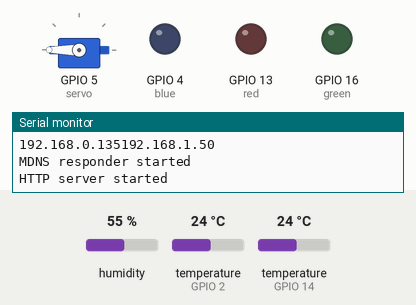
A sketch run on a simulated ESP8266 (NodeMCU). Shown: servo, output pins drawn as LEDs (lit = HIGH), the last lines printed to the serial monitor. The inputs (shaded band) are chosen by the test bench; at power-on: temperature (sensors on GPIO 2, GPIO 14) 24 °C, humidity 55 %. WiFi joins after 1.5 s; servers stay silent unless stated.

Above: at 2.9 s.
3.0 s: temperature (sensor on GPIO 2) set to 21 °C
11.4 s: temperature (sensor on GPIO 2) set to 18 °C
At 16.0 s:
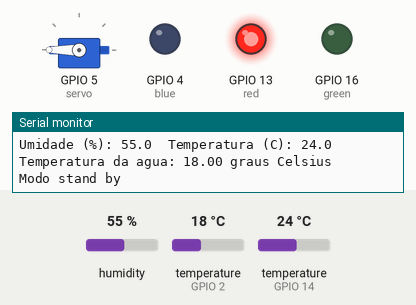
19.8 s: temperature (sensor on GPIO 2) set to 28 °C
At 27.3 s:
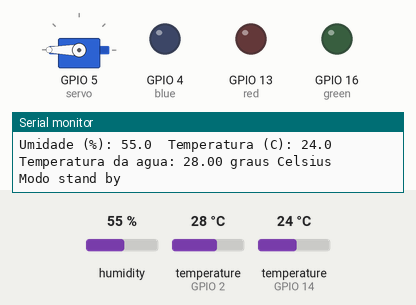
28.2 s: temperature (sensor on GPIO 2) set to 12 °C
At 38.6 s:
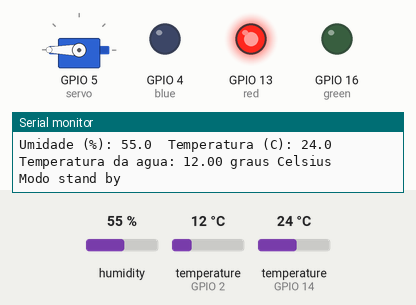
Timing chart, 0 to 40.1 s (numbered marks = the images above; inputs shaded):
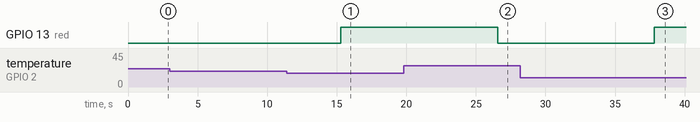

The sketch:

sketch_aquario.ino
```cpp
// Projeto Aquario

#include <Servo.h>
#include <ESP8266WiFi.h>
#include <WiFiClient.h>
#include <ESP8266WebServer.h>
#include <ESP8266mDNS.h>
#include "DHTesp.h"
#include <OneWire.h>
#include <DallasTemperature.h>
#include <TimeLib.h>


unsigned long lastFeedTime = 0;  // Variável para armazenar a última vez que o servo foi acionado
const int feedInterval = 86400000;  // Intervalo de alimentação em milissegundos (um dia)

DHTesp dht;

Servo servo;
const int led = 2;
int green = 16; // Pino do LED D0  //Iniciar alimentação
int blue = 4; // Pino do LED D2    //Comida liberada
int red = 13; // Pino do LED D7
const char* ssid = "Rede Wifi";
const char* password = "senha wifi";

// Defina o pino do sensor DS18B20
#define ONE_WIRE_BUS 2
OneWire oneWire(ONE_WIRE_BUS);
DallasTemperature sensor(&oneWire);


ESP8266WebServer server(80);

void handleRoot() {
  digitalWrite(led, 1);
  float tempAgua = sensor.getTempCByIndex(0);  // Obter a temperatura da água
  String umidade = String(dht.getHumidity());
  String temperaturaAmbiente = String(dht.getTemperature());
  String temperaturaAgua = String(tempAgua);  // Converter a temperatura da água para String

  String textoHTML;


  textoHTML = "<b>Projeto Aquario ESP8266</b>";
  textoHTML += "<p>Umidade do ambiente</p>" + umidade + " %";
  textoHTML += "<p>Temperatura do ambiente</p>" + temperaturaAmbiente + " C";
  textoHTML += "<p>Temperatura da agua</p>" + temperaturaAgua + " C";

  //textoHTML += analogRead(2);

  server.send(200, "text/html", textoHTML);

  digitalWrite(led, 0);
}

void handleNotFound(){
  digitalWrite(led, 1);
  String message = "File Not Found\n\n";
  message += "URI: ";
  message += server.uri();
  message += "\nMethod: ";
  message += (server.method() == HTTP_GET)?"GET":"POST";
  message += "\nArguments: ";
  message += server.args();
  message += "\n";
  for (uint8_t i=0; i<server.args(); i++){
    message += " " + server.argName(i) + ": " + server.arg(i) + "\n";
  }
  server.send(404, "text/plain", message);
  digitalWrite(led, 0);

}


//______________________________________________________________//


void setup() {
  servo.attach(5); // D1
  servo.write(180);    // Inicia o servo com a saida na posição lateral
  dht.setup(14, DHTesp::DHT11); // D5
  Serial.begin(115200);
  WiFi.mode(WIFI_STA);
  WiFi.begin(ssid, password);
  Serial.println("");


  pinMode(green, OUTPUT); // Configura o pino do LED
  pinMode(blue, OUTPUT);
  pinMode(red, OUTPUT);
  delay(200);

  //Server ---início do código
  pinMode(led, OUTPUT);
  digitalWrite(led, 0);
  Serial.begin(115200);
  WiFi.mode(WIFI_STA);
  WiFi.begin(ssid, password);
  Serial.println("");

  // Wait for connection
  while (WiFi.status() != WL_CONNECTED) {
    delay(500);
    Serial.print(".");
  }
  Serial.println("");
  Serial.print("Connected to ");
  Serial.println(ssid);
  Serial.print("IP address: ");
  Serial.println(WiFi.localIP());

  if (MDNS.begin("esp8266")) {
    Serial.println("MDNS responder started");
  }

  server.on("/", handleRoot);

  server.on("/inline", [](){
    server.send(200, "text/plain", "this works as well");
  });

  server.onNotFound(handleNotFound);

  server.begin();
  Serial.println("HTTP server started");

  //dht11
  // Wait for connection
  while (WiFi.status() != WL_CONNECTED) {
    delay(500);
    Serial.print(".");
  }
  Serial.println("");
  Serial.print("Connected to ");
  Serial.println(ssid);
  Serial.print("192.168.0.135");
  Serial.println(WiFi.localIP());

  if (MDNS.begin("esp8266")) {
    Serial.println("MDNS responder started");
  }

  server.on("/", handleRoot);

  server.onNotFound(handleNotFound);

  server.begin();
  Serial.println("HTTP server started");

  // Iniciar o sensor DS18B20
  sensor.begin();

}


void loop() {
  //Server
  server.handleClient();
  delay(1500);
  float u = dht.getHumidity();
  float t = dht.getTemperature();

  Serial.print("Umidade (%): ");
  Serial.print(u, 1);
  Serial.print("\t");
  Serial.print("Temperatura (C): ");
  Serial.print(t, 1);
  Serial.print("\t");
  Serial.println();


  // Solicitar leitura da temperatura água
  sensor.requestTemperatures();
  // Ler a temperatura em Celsius para o dispositivo 1 no índice 0
  float temperatura = sensor.getTempCByIndex(0);

  // Imprimir a temperatura no monitor serial
  Serial.print("Temperatura da agua: ");
  Serial.print(temperatura);
  Serial.println(" graus Celsius");

  // Verificar se a temperatura está abaixo de 20ºC
  if (temperatura < 20.0) {
    // Ligar o LED
    digitalWrite(red, HIGH);
  } else {
    // Desligar o LED
    digitalWrite(red, LOW);
  }


  // Abastecer reservatório da comida
  // Quando desligado ficará na posição do furo lateralizada. 2giros
  // Condicionnal
    if (millis() - lastFeedTime >= feedInterval) {
         // Acender o LED para iniciar
        digitalWrite(green, HIGH);
        delay(250);
        digitalWrite(green, LOW);
        delay(250);
        digitalWrite(green, HIGH);
        delay(250);
        digitalWrite(green, LOW);
        delay(250);

        // Aciona o servo para alimentar
        servo.write(180);
        delay(400);
        servo.write(0);
        delay(400);
        servo.write(180);
        delay(400);
        servo.write(0);
        delay(400);
        servo.write(180);

        // Atualiza o tempo da última alimentação
        lastFeedTime = millis();

        // Liberar comida
        //// Quando ligado ficará na posição do furo para baixo

        delay(400);
        //Acender o Led de Ok
        digitalWrite(blue, HIGH);
        delay(1000);
        digitalWrite(blue, LOW);

      }


  // Final - Aguardar!
  Serial.println("Modo stand by");

  delay(9000);

}
```

Measured:
- the behaviour switches between 20 and 19 °C on temperature (sensor on GPIO 2) (found by bisection; images 0 and 1)
- after the input at 11.4 s, GPIO 13 (red): LOW → HIGH after 3.9 s
- after the input at 19.8 s, GPIO 13 (red): HIGH → LOW after 6.8 s
- after the input at 28.2 s, GPIO 13 (red): LOW → HIGH after 9.6 s
